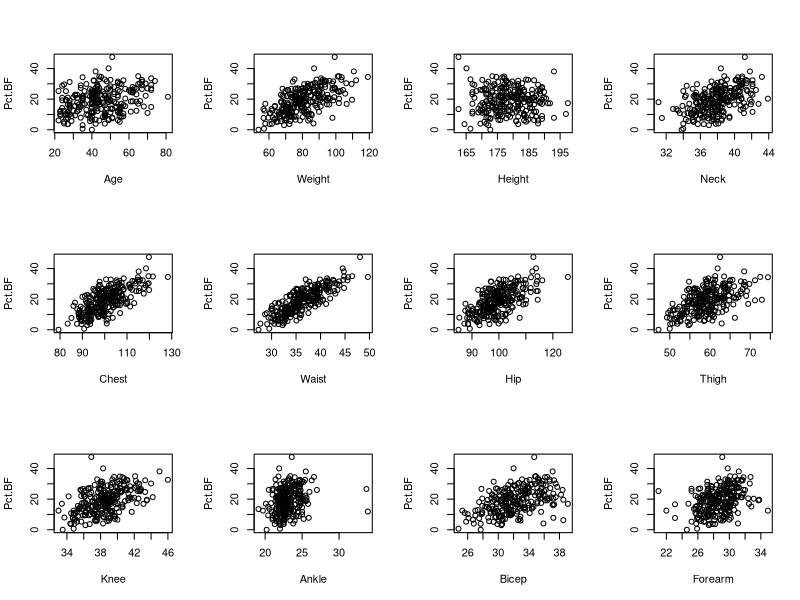
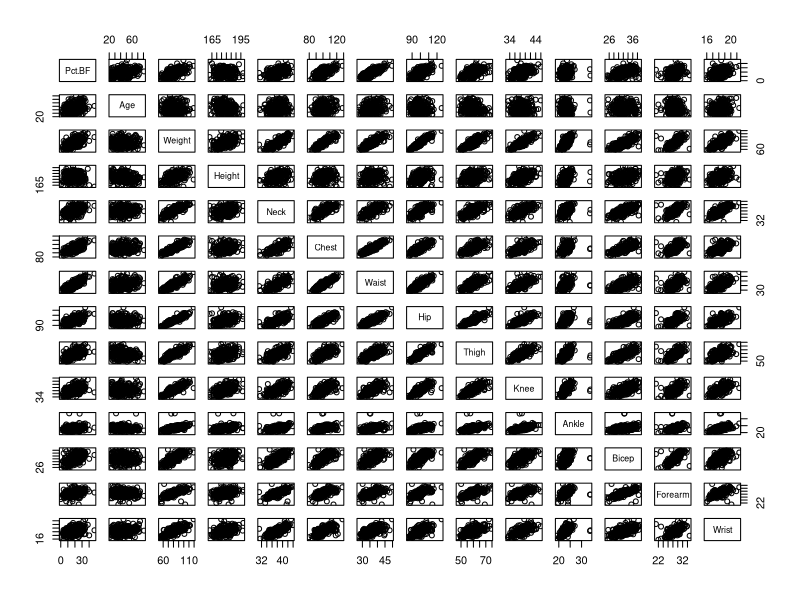
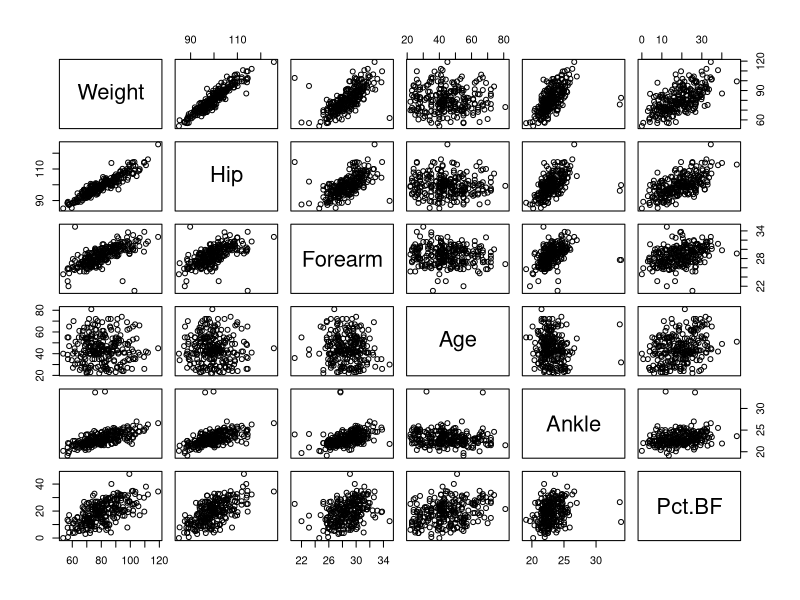
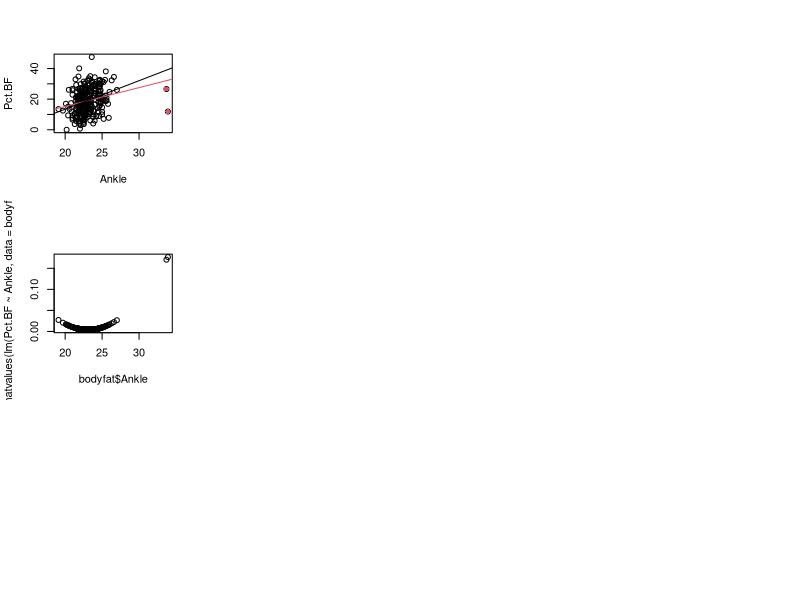
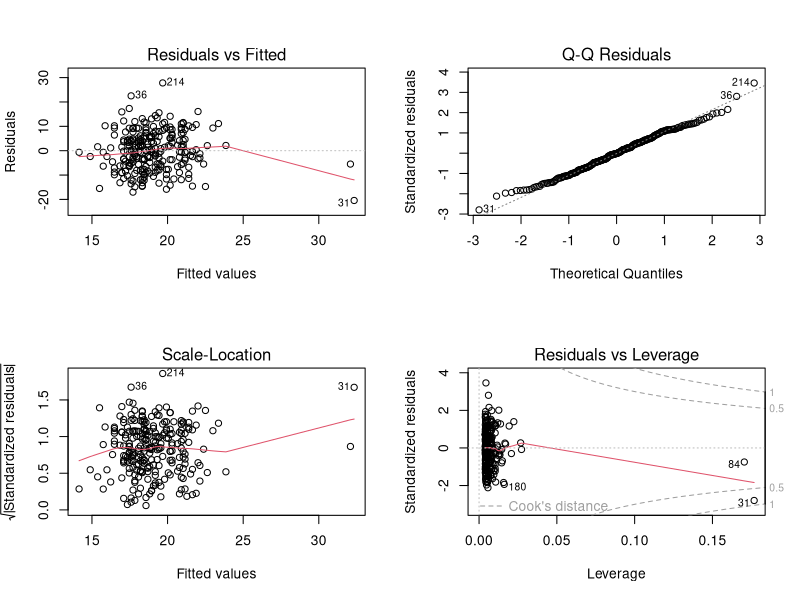
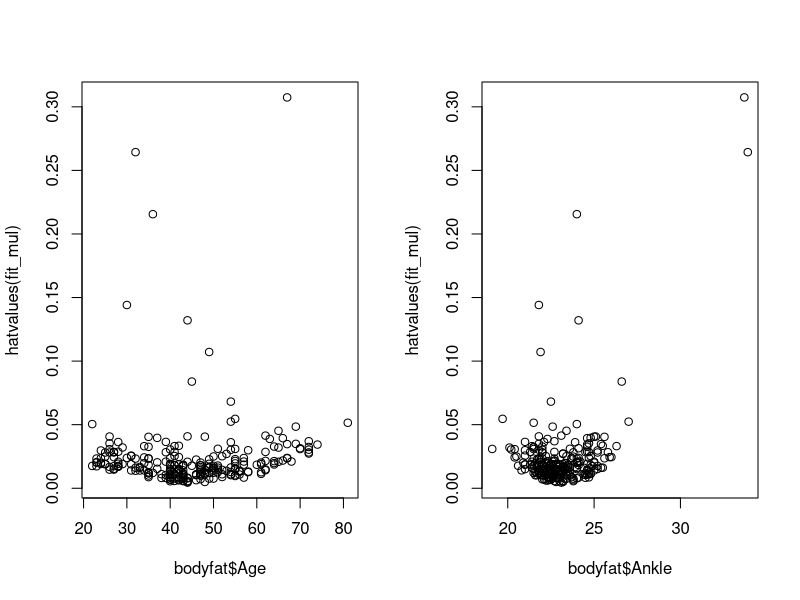
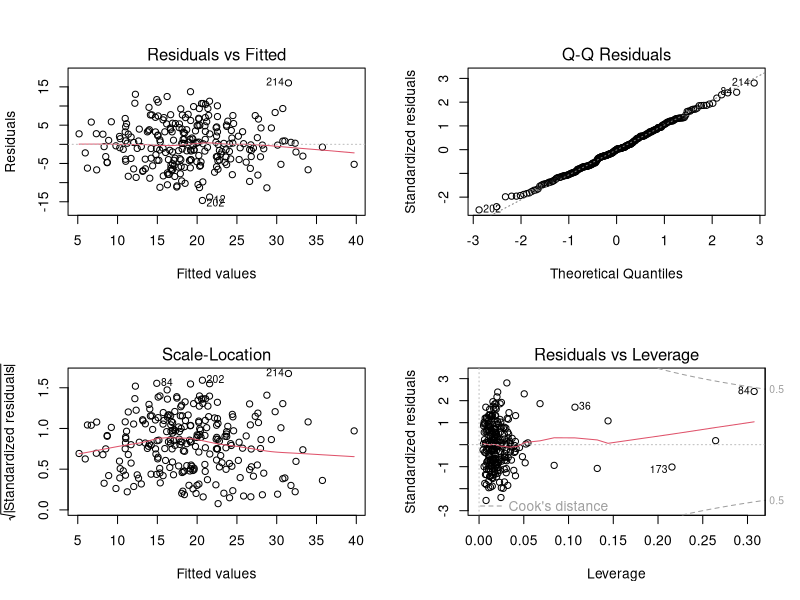
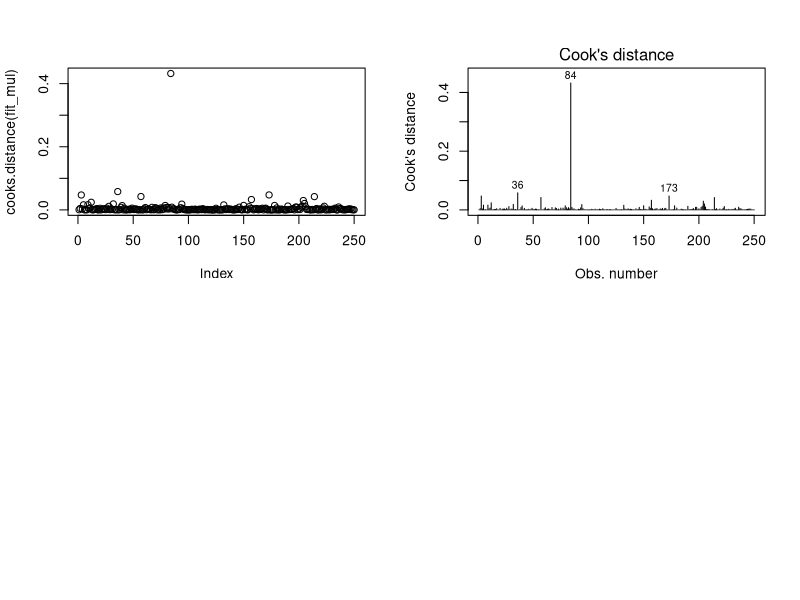

These figures' R source, in order:
## ---- chunk 1
# urlLocation <- "https://dasl.datadescription.com/download/data/3079"
# bodyfat <- read.table(urlLocation, header=TRUE)
bodyfat <- read.csv("bodyfat.csv",header = TRUE)
bodyfat$Height <- bodyfat$Height * 2.54
bodyfat$Weight <- bodyfat$Weight / 2.205
## ---- chunk 2
## remove density 
fit_all <- lm(Pct.BF~., data = bodyfat[,-1])
summary(fit_all)
## ---- chunk 3
summary(lm(Pct.BF~Abdomen, data = bodyfat[,-1]))
summary(lm(Pct.BF~Waist, data = bodyfat[,-1]))
cor(bodyfat$Waist, bodyfat$Abdomen)
## ---- chunk 4
## remove density and abdomen
fit_all <- lm(Pct.BF~., data = bodyfat[,-which(names(bodyfat) %in% c("Density", "Abdomen"))])
summary(fit_all)
## ---- chunk 5
coef(lm(Pct.BF~Chest, data = bodyfat))
coef(fit_all)["Chest"]
## ---- chunk 6
par(mfrow= c(3,4))
for(j in 2:13) plot(bodyfat[,-which(names(bodyfat) %in% c("Density", "Abdomen"))][,c(j,1)])
## ---- chunk 7
plot(bodyfat[,-which(names(bodyfat) %in% c("Density", "Abdomen"))])
signif(cor(bodyfat),4)
## ---- chunk 8
summary(lm(Pct.BF~Weight, data = bodyfat))$coef
summary(lm(Pct.BF~Hip, data = bodyfat))$coef
summary(lm(Pct.BF~Weight+Hip, data = bodyfat))$coef
cor(bodyfat$Weight, bodyfat$Hip)
## ---- chunk 9
predict(lm(Pct.BF~Hip, data = bodyfat),newdata = data.frame(Hip = 110, Weight = 90), se.fit = TRUE)$se.fit
predict(lm(Pct.BF~Weight, data = bodyfat),newdata = data.frame(Hip = 110, Weight = 90), se.fit = TRUE)$se.fit
predict(lm(Pct.BF~Hip+Weight, data = bodyfat),newdata = data.frame(Hip = 110, Weight = 90), se.fit = TRUE)$se.fit
## ---- chunk 10
X <- model.matrix(fit_all)
eigen(crossprod(X))$values
## ---- chunk 11
car::vif(fit_all)
mean(car::vif(fit_all))
## ---- chunk 12
diag(solve(t(X) %*% X))[2]*(sum((bodyfat$Age-mean(bodyfat$Age))^2))
diag(solve(t(X) %*% X))[3]*(sum((bodyfat$Weight-mean(bodyfat$Weight))^2))
rm(X)
## ---- chunk 13
1/(1-summary(lm(Age~ Weight+Height+Neck+Chest+Waist+Hip+Thigh+Knee+Ankle+Bicep+Forearm+Wrist, data =bodyfat))$r.squared)
1/(1-summary(lm(Weight~ Age+Height+Neck+Chest+Waist+Hip+Thigh+Knee+Ankle+Bicep+Forearm+Wrist, data =bodyfat))$r.squared)
## ---- chunk 14
sort(car::vif(fit_all))
fit_sub1 <- lm(Pct.BF ~ Age + Forearm+Wrist+Bicep+Height+Neck+Knee+Thigh, data = bodyfat)
anova(fit_sub1, fit_all) # The simpler model gives a worse goodness of fit
car::vif(fit_sub1); mean(car::vif(fit_sub1)) # but we still have multi-collinearity
X <- model.matrix(fit_sub1)
eigen(crossprod(X))$values ## still problematic
## ---- chunk 15
sort(car::vif(fit_sub1))
fit_sub2 <- lm(Pct.BF ~ Age + Forearm, data = bodyfat)
summary(fit_sub2)
anova(fit_sub2, fit_sub1)
car::vif(fit_sub2); mean(car::vif(fit_sub2))
## ---- chunk 16
plot(bodyfat[,c("Weight","Hip","Forearm","Age","Ankle","Pct.BF")])
## ---- chunk 17
bodyfat[bodyfat$Ankle > 30,]
## ---- chunk 18
plot(bodyfat[,c("Ankle","Pct.BF")])
points(bodyfat[bodyfat$Ankle > 30,c("Ankle","Pct.BF")], col = 2, pch = 16)
abline(coef(lm(Pct.BF~Ankle, data = bodyfat)), col = 2)
abline(coef(lm(Pct.BF~Ankle, data = bodyfat[bodyfat$Ankle < 30,])))
## ---- chunk 19
plot(bodyfat$Ankle, hatvalues(lm(Pct.BF~Ankle, data = bodyfat)))
## ---- chunk 20
par(mfrow=c(2,2))
plot(lm(Pct.BF~Ankle, data = bodyfat))
## ---- chunk 21
fit_ankle <- lm(Pct.BF~Ankle, data = bodyfat)
X <- model.matrix(fit_ankle)
## ---- chunk 22
head(hatvalues(fit_ankle))
head(diag(X %*% solve(crossprod(X)) %*% t(X)))
## ---- chunk 23
fit_mul <- lm(Pct.BF~Ankle+Weight+Age+Forearm+Hip, data = bodyfat)
par(mfrow=c(1,2))
plot(bodyfat$Age, hatvalues(fit_mul))
plot(bodyfat$Ankle, hatvalues(fit_mul))
## ---- chunk 24
head(rstandard(fit_mul))
head(residuals(fit_mul)/(summary(fit_mul)$sigma*sqrt(1-hatvalues(fit_mul))))

head(rstudent(fit_mul))
head(residuals(fit_mul)/(lm.influence(fit_mul)$sigma * sqrt(1-hatvalues(fit_mul))))
head(rstandard(fit_mul)*sqrt((fit_mul$df.residual-1)/((fit_mul$df.residual)-rstandard(fit_mul)^2)))
## ---- chunk 25
tail(sort(abs(rstandard(fit_mul))))
tail(sort(abs(rstudent(fit_mul))))
## ---- chunk 26
par(mfrow = c(2,2))
plot(fit_mul)
## ---- chunk 27
plot(cooks.distance(fit_mul))
## ---- chunk 28
plot(fit_mul, 4)
## ---- chunk 29
head((resid(fit_mul)^2)*(1/fit_mul$rank)*(hatvalues(fit_mul)/((1-hatvalues(fit_mul))^2))*(1/summary(fit_mul)$sigma^2))
head(cooks.distance(fit_mul))
## ---- chunk 30
bodyfat$Ankle[bodyfat$Ankle > 30]
bodyfat$Ankle[bodyfat$Ankle > 30] <- bodyfat$Ankle[bodyfat$Ankle > 30] - 10
## ---- chunk 31
fit_mul_corr <- lm(Pct.BF ~ Ankle + Weight + Age + Forearm + Hip, data = bodyfat)
par(mfrow=c(2,2))
plot(fit_mul_corr)
## ---- chunk 32
plot(fit_mul_corr, which = 4) 
